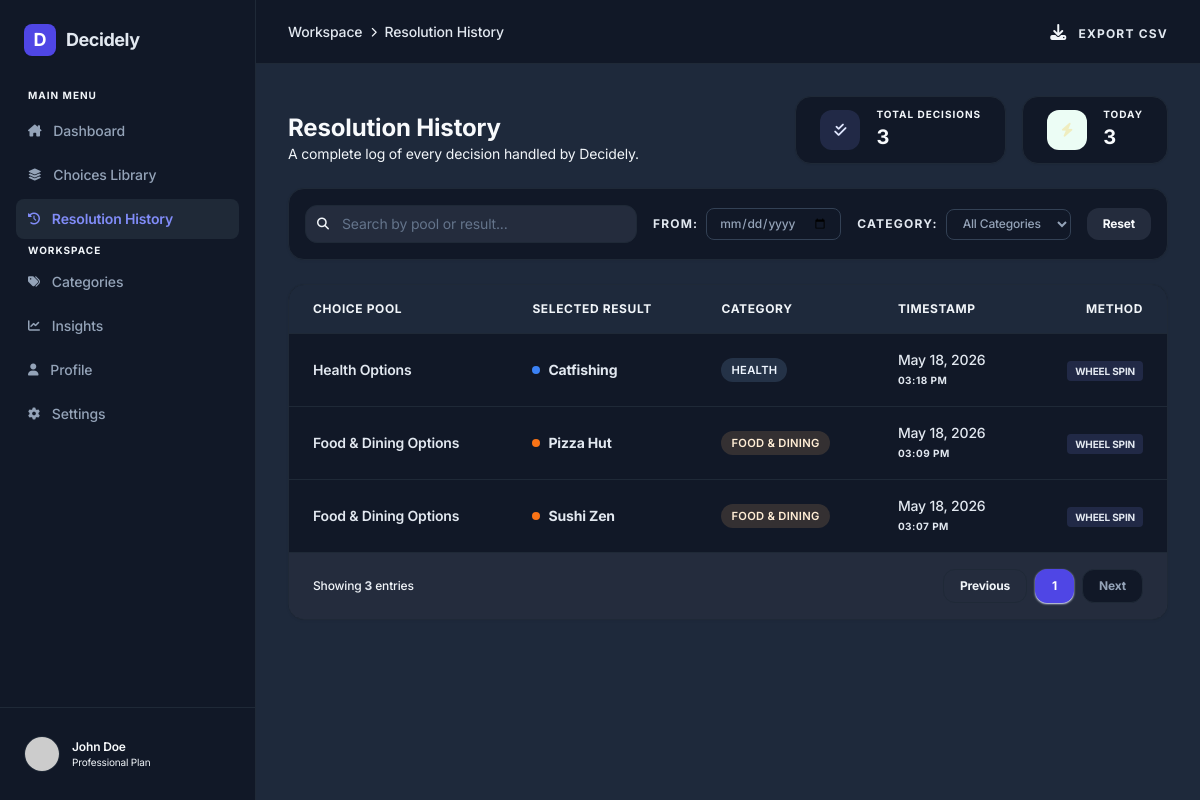
Before: /history/ with the older database file.
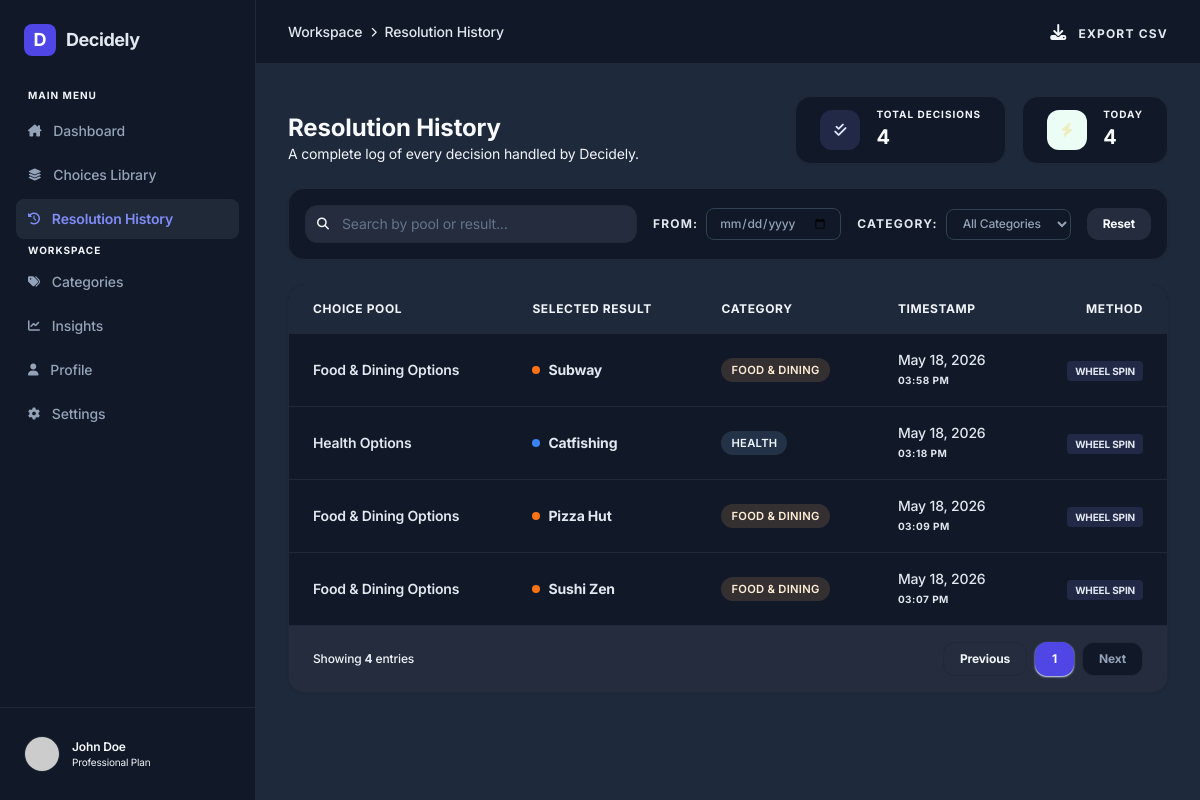
After: the same page with the newer database file.
### core/models.py (models this page shows, shortened)
class DecisionHistory(models.Model):
    selected_choice = models.ForeignKey(Choice, on_delete=models.CASCADE, related_name='decisions')
    category = models.ForeignKey(Category, on_delete=models.CASCADE, related_name='decisions')
    timestamp = models.DateTimeField(auto_now_add=True)
    class Meta:
        verbose_name_plural = "Decision Histories"

class Category(models.Model):
    name = models.CharField(max_length=100, unique=True)
    class Meta:
        verbose_name_plural = "Categories"

class Choice(models.Model):
    name = models.CharField(max_length=255)
    category = models.ForeignKey(Category, on_delete=models.CASCADE, related_name='choices')
    created_at = models.DateTimeField(auto_now_add=True)

### core/views.py (the view)
# urls.py: path('history/', views.history, name='history'),
def history(request):
    from django.utils import timezone
    history_records = DecisionHistory.objects.all().order_by('-timestamp')
    total_count = history_records.count()
    today_start = timezone.now().replace(hour=0, minute=0, second=0, microsecond=0)
    today_count = history_records.filter(timestamp__gte=today_start).count()
    return render(request, 'history.html', {
        'history': history_records,
        'total_count': total_count,
        'today_count': today_count
    })

### templates/history.html (shortened to what this page needs)
{% extends 'base.html' %}
{% load static %}
{% block active_history %}active{% endblock %}
{% block content %}
<header class="h-16 bg-white border-b border-slate-200 flex items-center justify-between px-8 sticky top-0 z-10">
    <div class="flex items-center gap-2 text-sm text-slate-500 font-medium">
        <span>Workspace</span>
        <i class="fa-solid fa-chevron-right text-[10px]"></i>
        <span class="text-slate-900">Resolution History</span>
    </div>
    <div class="flex items-center gap-4">
        <button class="text-slate-400 hover:text-slate-600 transition-colors">
            <i class="fa-solid fa-download mr-2"></i>
            <span class="text-xs font-bold uppercase tracking-widest">Export CSV</span>
        </button>
    </div>
</header>
<div class="p-8 max-w-7xl mx-auto space-y-6">
    <div class="flex flex-col md:flex-row md:items-end justify-between gap-6">
        <div>
            <h1 class="text-2xl font-bold text-slate-900">Resolution History</h1>
            <p class="text-slate-500 text-sm">A complete log of every decision handled by Decidely.</p>
        </div>
        <div class="flex gap-4">
            <div class="bg-white border border-slate-200 px-6 py-3 rounded-2xl shadow-sm flex items-center gap-4">
                <div class="w-10 h-10 bg-indigo-50 text-indigo-600 rounded-xl flex items-center justify-center">
                    <i class="fa-solid fa-check-double text-sm"></i>
                </div>
                <div>
                    <p class="text-[10px] font-bold text-slate-400 uppercase tracking-widest leading-none mb-1">Total Decisions</p>
                    <p class="text-xl font-bold text-slate-900">{{ total_count }}</p>
                </div>
            </div>
            <div class="bg-white border border-slate-200 px-6 py-3 rounded-2xl shadow-sm flex items-center gap-4">
                <div class="w-10 h-10 bg-emerald-50 text-emerald-600 rounded-xl flex items-center justify-center">
                    <i class="fa-solid fa-bolt text-sm"></i>
                </div>
                <div>
                    <p class="text-[10px] font-bold text-slate-400 uppercase tracking-widest leading-none mb-1">Today</p>
                    <p class="text-xl font-bold text-slate-900">{{ today_count }}</p>
                </div>
            </div>
        </div>
    </div>
    <div class="pro-card rounded-2xl p-4 flex flex-wrap items-center gap-4">
        <div class="flex-1 min-w-[200px] relative">
            <i class="fa-solid fa-magnifying-glass absolute left-3 top-1/2 -translate-y-1/2 text-slate-400 text-xs"></i>
            <input type="text" placeholder="Search by pool or result..." class="w-full pl-9 pr-4 py-2 bg-slate-50 border border-slate-200 rounded-xl text-sm focus:bg-white transition-all">
        </div>
        <div class="flex items-center gap-2">
            <span class="text-xs font-bold text-slate-400 uppercase tracking-widest">From:</span>
            <input type="date" class="bg-white rounded-lg px-3 py-1.5 text-xs font-medium text-slate-600">
        </div>
        <div class="flex items-center gap-2">
            <span class="text-xs font-bold text-slate-400 uppercase tracking-widest">Category:</span>
            <select class="bg-white rounded-lg px-3 py-1.5 text-xs font-medium text-slate-600">
                <option>All Categories</option>
            </select>
        </div>
        <button class="bg-slate-100 hover:bg-slate-200 text-slate-600 px-4 py-2 rounded-xl text-xs font-bold transition-colors">
            Reset
        </button>
    </div>
    <div class="pro-card rounded-2xl overflow-hidden">
        <table class="w-full text-left text-sm">
            <thead>
                <tr class="bg-slate-50 border-b border-slate-200">
                    <th class="px-6 py-4 font-bold text-slate-500 text-xs uppercase tracking-wider">Choice Pool</th>
                    <th class="px-6 py-4 font-bold text-slate-500 text-xs uppercase tracking-wider">Selected Result</th>
                    <th class="px-6 py-4 font-bold text-slate-500 text-xs uppercase tracking-wider">Category</th>
                    <th class="px-6 py-4 font-bold text-slate-500 text-xs uppercase tracking-wider">Timestamp</th>
                    <th class="px-6 py-4 font-bold text-slate-500 text-xs uppercase tracking-wider text-right">Method</th>
                </tr>
            </thead>
            <tbody class="divide-y divide-slate-100">
                {% for record in history %}
                <tr class="hover:bg-slate-50/50 transition-colors group">
                    <td class="px-6 py-4">
                        <span class="font-semibold text-slate-700">{{ record.category.name }} Options</span>
                    </td>
                    <td class="px-6 py-4">
                        <div class="flex items-center gap-2">
                            <div class="w-2 h-2 rounded-full
                                {% if record.category.name == 'Food & Dining' %}bg-orange-500
                                {% elif record.category.name == 'Health' %}bg-blue-500
                                {% elif record.category.name == 'Entertainment' %}bg-purple-500
                                {% elif record.category.name == 'Work' %}bg-green-500
                                {% else %}bg-slate-400{% endif %}">
                            </div>
                            <span class="font-bold text-slate-900">{{ record.selected_choice.name }}</span>
                        </div>
                    </td>
                    <td class="px-6 py-4">
                        <span class="status-pill
                            {% if record.category.name == 'Food & Dining' %}bg-orange-100 text-orange-700
                            {% elif record.category.name == 'Health' %}bg-blue-100 text-blue-700
                            {% elif record.category.name == 'Entertainment' %}bg-purple-100 text-purple-700
                            {% elif record.category.name == 'Work' %}bg-green-100 text-green-700
                            {% else %}bg-slate-100 text-slate-700{% endif %}">
                            {{ record.category.name }}
                        </span>
                    </td>
                    <td class="px-6 py-4">
                        <div class="flex flex-col">
                            <span class="text-slate-700 font-medium">{{ record.timestamp|date:"M d, Y" }}</span>
                            <span class="text-[10px] text-slate-400 font-bold uppercase tracking-wider">{{ record.timestamp|date:"h:i A" }}</span>
                        </div>
                    </td>
                    <td class="px-6 py-4 text-right">
                        <span class="text-[10px] font-bold text-indigo-600 bg-indigo-50 px-2 py-1 rounded">WHEEL SPIN</span>
                    </td>
                </tr>
                {% empty %}
                <tr>
                    <td colspan="5" class="px-6 py-8 text-center text-slate-400 italic">
                        No decisions resolved yet. Head to the Dashboard to spin the wheel!
                    </td>
                </tr>
                {% endfor %}
            </tbody>
        </table>
        <div class="px-6 py-4 bg-slate-50 border-t border-slate-100 flex items-center justify-between">
            <p class="text-xs text-slate-500 font-medium">Showing <span class="font-bold text-slate-900">{{ history|length }}</span> entries</p>
            <div class="flex gap-2">
                <button class="px-4 py-2 text-xs font-bold border border-slate-200 rounded-xl hover:bg-white transition-colors text-slate-400 cursor-not-allowed">
                    Previous
                </button>
                <button class="px-4 py-2 text-xs font-bold bg-indigo-600 text-white border border-indigo-600 rounded-xl shadow-sm shadow-indigo-100">
                    1
                </button>
                <button class="px-4 py-2 text-xs font-bold bg-white border border-slate-200 rounded-xl hover:bg-slate-50 transition-colors text-slate-600">
                    Next
                </button>
            </div>
        </div>
    </div>
</div>
{% endblock %}

### templates/base.html (shortened to what this page needs)
{% load static %}
<!DOCTYPE html>
<html lang="en" class="{% if app_settings.theme == 'dark' %}dark{% endif %}">
<head>
    <script src="https://cdn.tailwindcss.com"></script>
    <link rel="stylesheet" href="https://cdnjs.cloudflare.com/ajax/libs/font-awesome/6.4.0/css/all.min.css">
    <link rel="stylesheet" href="{% static 'css/global.css' %}?v=1.2">
</head>
<body class="h-screen flex overflow-hidden">
    <aside class="w-64 h-full bg-white border-r border-slate-200 flex flex-col z-20 dark:bg-slate-900 dark:border-slate-800">
        <div class="p-6">
            <div class="flex items-center gap-2.5">
                <div class="w-8 h-8 bg-indigo-600 rounded-lg flex items-center justify-center text-white font-bold text-lg shadow-sm">
                    D
                </div>
                <span class="text-lg font-bold tracking-tight text-slate-900 dark:text-white">Decidely</span>
            </div>
        </div>
        <nav class="flex-1 px-4 py-2 space-y-1">
            <p class="px-3 mb-2 text-[10px] font-bold text-slate-400 uppercase tracking-widest">Main Menu</p>
            <a href="{% url 'core:dashboard' %}" class="sidebar-link {% block active_dashboard %}{% endblock %} flex items-center gap-3 px-3 py-2.5 text-sm font-medium">
                <i class="fa-solid fa-house-chimney text-xs"></i>
                Dashboard
            </a>
            <a href="{% url 'core:choices' %}" class="sidebar-link {% block active_choices %}{% endblock %} flex items-center gap-3 px-3 py-2.5 text-sm font-medium">
                <i class="fa-solid fa-layer-group text-xs"></i>
                Choices Library
            </a>
            <a href="{% url 'core:history' %}" class="sidebar-link {% block active_history %}{% endblock %} flex items-center gap-3 px-3 py-2.5 text-sm font-medium">
                <i class="fa-solid fa-clock-rotate-left text-xs"></i>
                Resolution History
            </a>
            <p class="px-3 mt-8 mb-2 text-[10px] font-bold text-slate-400 uppercase tracking-widest">Workspace</p>
            <a href="{% url 'core:categories' %}" class="sidebar-link {% block active_categories %}{% endblock %} flex items-center gap-3 px-3 py-2.5 text-sm font-medium">
                <i class="fa-solid fa-tags text-xs"></i>
                Categories
            </a>
            <a href="{% url 'core:insights' %}" class="sidebar-link {% block active_insights %}{% endblock %} flex items-center gap-3 px-3 py-2.5 text-sm font-medium">
                <i class="fa-solid fa-chart-line text-xs"></i>
                Insights
            </a>
            <a href="{% url 'core:profile' %}" class="sidebar-link {% block active_profile %}{% endblock %} flex items-center gap-3 px-3 py-2.5 text-sm font-medium">
                <i class="fa-solid fa-user text-xs"></i>
                Profile
            </a>
            <a href="{% url 'core:settings' %}" class="sidebar-link {% block active_settings %}{% endblock %} flex items-center gap-3 px-3 py-2.5 text-sm font-medium">
                <i class="fa-solid fa-gear text-xs"></i>
                Settings
            </a>
        </nav>
        <div class="p-4 mt-auto border-t border-slate-100 dark:border-slate-800">
            <div class="flex items-center gap-3 px-2 py-3">
                <img src="https://placehold.co/40x40/4F46E5/FFFFFF?text=JD"
                    class="w-9 h-9 rounded-full border border-slate-200 dark:border-slate-800" alt="Avatar">
                <div class="overflow-hidden">
                    <p class="text-xs font-semibold text-slate-900 dark:text-white truncate">John Doe</p>
                    <p class="text-[10px] text-slate-500 truncate">Professional Plan</p>
                </div>
            </div>
        </div>
    </aside>
    <main class="flex-1 h-full overflow-y-auto relative bg-slate-50/50 dark:bg-transparent">
        {% block content %}{% endblock %}
    </main>
</body>
</html>

Changed rows visible on the page:
added DecisionHistory: category.name "Food & Dining", selected_choice.name "Subway", category.name "FOOD & DINING", timestamp "May 18, 2026", timestamp "03:58 PM"
Other visible differences:
{{ total_count }}: "3" → "4"
{{ today_count }}: "3" → "4"
{{ history|length }}: "3" → "4"
